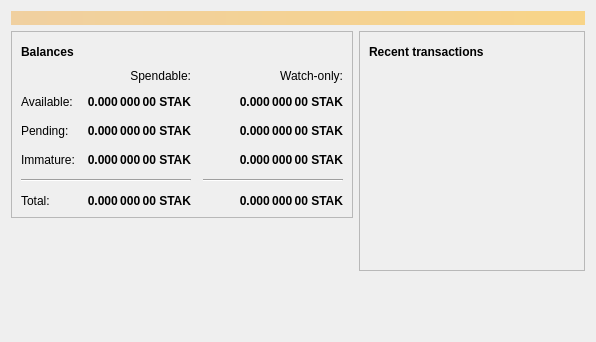
<?xml version="1.0" encoding="UTF-8"?>
<ui version="4.0">
 <class>OverviewPage</class>
 <widget class="QWidget" name="OverviewPage">
  <property name="geometry">
   <rect>
    <x>0</x>
    <y>0</y>
    <width>596</width>
    <height>342</height>
   </rect>
  </property>
  <property name="windowTitle">
   <string>Form</string>
  </property>
  <layout class="QVBoxLayout" name="topLayout">
   <item>
    <widget class="QLabel" name="labelAlerts">
     <property name="visible">
      <bool>false</bool>
     </property>
     <property name="styleSheet">
      <string notr="true">QLabel { background-color: qlineargradient(x1: 0, y1: 0, x2: 1, y2: 0, stop:0 #F0D0A0, stop:1 #F8D488); color:#000000; }</string>
     </property>
     <property name="wordWrap">
      <bool>true</bool>
     </property>
     <property name="margin">
      <number>3</number>
     </property>
     <property name="textInteractionFlags">
      <set>Qt::TextSelectableByMouse</set>
     </property>
    </widget>
   </item>
   <item>
    <layout class="QHBoxLayout" name="horizontalLayout" stretch="1,1">
     <item>
      <layout class="QVBoxLayout" name="verticalLayout_2">
       <item>
        <widget class="QFrame" name="frame">
         <property name="frameShape">
          <enum>QFrame::StyledPanel</enum>
         </property>
         <property name="frameShadow">
          <enum>QFrame::Raised</enum>
         </property>
         <layout class="QVBoxLayout" name="verticalLayout_4">
          <item>
           <layout class="QHBoxLayout" name="horizontalLayout_4">
            <item>
             <widget class="QLabel" name="label_5">
              <property name="font">
               <font>
                <weight>75</weight>
                <bold>true</bold>
               </font>
              </property>
              <property name="text">
               <string>Balances</string>
              </property>
             </widget>
            </item>
            <item>
             <widget class="QPushButton" name="labelWalletStatus">
              <property name="enabled">
               <bool>true</bool>
              </property>
              <property name="maximumSize">
               <size>
                <width>30</width>
                <height>16777215</height>
               </size>
              </property>
              <property name="toolTip">
               <string>The displayed information may be out of date. Your wallet automatically synchronizes with the Straks network after a connection is established, but this process has not completed yet.</string>
              </property>
              <property name="text">
               <string/>
              </property>
              <property name="icon">
               <iconset resource="../straks.qrc">
                <normaloff>:/icons/warning</normaloff>
                <disabledoff>:/icons/warning</disabledoff>:/icons/warning</iconset>
              </property>
              <property name="iconSize">
               <size>
                <width>24</width>
                <height>24</height>
               </size>
              </property>
              <property name="flat">
               <bool>true</bool>
              </property>
             </widget>
            </item>
            <item>
             <spacer name="horizontalSpacer_3">
              <property name="orientation">
               <enum>Qt::Horizontal</enum>
              </property>
              <property name="sizeHint" stdset="0">
               <size>
                <width>40</width>
                <height>20</height>
               </size>
              </property>
             </spacer>
            </item>
           </layout>
          </item>
          <item>
           <layout class="QGridLayout" name="gridLayout">
            <property name="spacing">
             <number>12</number>
            </property>
            <item row="2" column="2">
             <widget class="QLabel" name="labelWatchPending">
              <property name="font">
               <font>
                <weight>75</weight>
                <bold>true</bold>
               </font>
              </property>
              <property name="cursor">
               <cursorShape>IBeamCursor</cursorShape>
              </property>
              <property name="toolTip">
               <string>Unconfirmed transactions to watch-only addresses</string>
              </property>
              <property name="text">
               <string notr="true">0.000 000 00 STAK</string>
              </property>
              <property name="alignment">
               <set>Qt::AlignRight|Qt::AlignTrailing|Qt::AlignVCenter</set>
              </property>
              <property name="textInteractionFlags">
               <set>Qt::LinksAccessibleByMouse|Qt::TextSelectableByKeyboard|Qt::TextSelectableByMouse</set>
              </property>
             </widget>
            </item>
            <item row="2" column="1">
             <widget class="QLabel" name="labelUnconfirmed">
              <property name="font">
               <font>
                <weight>75</weight>
                <bold>true</bold>
               </font>
              </property>
              <property name="cursor">
               <cursorShape>IBeamCursor</cursorShape>
              </property>
              <property name="toolTip">
               <string>Total of transactions that have yet to be confirmed, and do not yet count toward the spendable balance</string>
              </property>
              <property name="text">
               <string notr="true">0.000 000 00 STAK</string>
              </property>
              <property name="alignment">
               <set>Qt::AlignRight|Qt::AlignTrailing|Qt::AlignVCenter</set>
              </property>
              <property name="textInteractionFlags">
               <set>Qt::LinksAccessibleByMouse|Qt::TextSelectableByKeyboard|Qt::TextSelectableByMouse</set>
              </property>
             </widget>
            </item>
            <item row="3" column="2">
             <widget class="QLabel" name="labelWatchImmature">
              <property name="font">
               <font>
                <weight>75</weight>
                <bold>true</bold>
               </font>
              </property>
              <property name="cursor">
               <cursorShape>IBeamCursor</cursorShape>
              </property>
              <property name="toolTip">
               <string>Mined balance in watch-only addresses that has not yet matured</string>
              </property>
              <property name="text">
               <string notr="true">0.000 000 00 STAK</string>
              </property>
              <property name="alignment">
               <set>Qt::AlignRight|Qt::AlignTrailing|Qt::AlignVCenter</set>
              </property>
              <property name="textInteractionFlags">
               <set>Qt::LinksAccessibleByMouse|Qt::TextSelectableByKeyboard|Qt::TextSelectableByMouse</set>
              </property>
             </widget>
            </item>
            <item row="4" column="0" colspan="2">
             <widget class="Line" name="line">
              <property name="orientation">
               <enum>Qt::Horizontal</enum>
              </property>
             </widget>
            </item>
            <item row="4" column="2">
             <widget class="Line" name="lineWatchBalance">
              <property name="sizePolicy">
               <sizepolicy hsizetype="Preferred" vsizetype="Fixed">
                <horstretch>0</horstretch>
                <verstretch>0</verstretch>
               </sizepolicy>
              </property>
              <property name="minimumSize">
               <size>
                <width>140</width>
                <height>0</height>
               </size>
              </property>
              <property name="orientation">
               <enum>Qt::Horizontal</enum>
              </property>
             </widget>
            </item>
            <item row="5" column="0">
             <widget class="QLabel" name="labelTotalText">
              <property name="text">
               <string>Total:</string>
              </property>
             </widget>
            </item>
            <item row="3" column="1">
             <widget class="QLabel" name="labelImmature">
              <property name="font">
               <font>
                <weight>75</weight>
                <bold>true</bold>
               </font>
              </property>
              <property name="cursor">
               <cursorShape>IBeamCursor</cursorShape>
              </property>
              <property name="toolTip">
               <string>Mined balance that has not yet matured</string>
              </property>
              <property name="text">
               <string notr="true">0.000 000 00 STAK</string>
              </property>
              <property name="alignment">
               <set>Qt::AlignRight|Qt::AlignTrailing|Qt::AlignVCenter</set>
              </property>
              <property name="textInteractionFlags">
               <set>Qt::LinksAccessibleByMouse|Qt::TextSelectableByKeyboard|Qt::TextSelectableByMouse</set>
              </property>
             </widget>
            </item>
            <item row="2" column="3">
             <spacer name="horizontalSpacer_2">
              <property name="orientation">
               <enum>Qt::Horizontal</enum>
              </property>
              <property name="sizeHint" stdset="0">
               <size>
                <width>40</width>
                <height>20</height>
               </size>
              </property>
             </spacer>
            </item>
            <item row="3" column="0">
             <widget class="QLabel" name="labelImmatureText">
              <property name="text">
               <string>Immature:</string>
              </property>
             </widget>
            </item>
            <item row="5" column="1">
             <widget class="QLabel" name="labelTotal">
              <property name="font">
               <font>
                <weight>75</weight>
                <bold>true</bold>
               </font>
              </property>
              <property name="cursor">
               <cursorShape>IBeamCursor</cursorShape>
              </property>
              <property name="toolTip">
               <string>Your current total balance</string>
              </property>
              <property name="text">
               <string notr="true">0.000 000 00 STAK</string>
              </property>
              <property name="alignment">
               <set>Qt::AlignRight|Qt::AlignTrailing|Qt::AlignVCenter</set>
              </property>
              <property name="textInteractionFlags">
               <set>Qt::LinksAccessibleByMouse|Qt::TextSelectableByKeyboard|Qt::TextSelectableByMouse</set>
              </property>
             </widget>
            </item>
            <item row="5" column="2">
             <widget class="QLabel" name="labelWatchTotal">
              <property name="font">
               <font>
                <weight>75</weight>
                <bold>true</bold>
               </font>
              </property>
              <property name="cursor">
               <cursorShape>IBeamCursor</cursorShape>
              </property>
              <property name="toolTip">
               <string>Current total balance in watch-only addresses</string>
              </property>
              <property name="text">
               <string notr="true">0.000 000 00 STAK</string>
              </property>
              <property name="alignment">
               <set>Qt::AlignRight|Qt::AlignTrailing|Qt::AlignVCenter</set>
              </property>
              <property name="textInteractionFlags">
               <set>Qt::LinksAccessibleByMouse|Qt::TextSelectableByKeyboard|Qt::TextSelectableByMouse</set>
              </property>
             </widget>
            </item>
            <item row="0" column="2">
             <widget class="QLabel" name="labelWatchonly">
              <property name="text">
               <string>Watch-only:</string>
              </property>
              <property name="alignment">
               <set>Qt::AlignRight|Qt::AlignTrailing|Qt::AlignVCenter</set>
              </property>
             </widget>
            </item>
            <item row="1" column="0">
             <widget class="QLabel" name="labelBalanceText">
              <property name="text">
               <string>Available:</string>
              </property>
             </widget>
            </item>
            <item row="1" column="1">
             <widget class="QLabel" name="labelBalance">
              <property name="font">
               <font>
                <weight>75</weight>
                <bold>true</bold>
               </font>
              </property>
              <property name="cursor">
               <cursorShape>IBeamCursor</cursorShape>
              </property>
              <property name="toolTip">
               <string>Your current spendable balance</string>
              </property>
              <property name="text">
               <string notr="true">0.000 000 00 STAK</string>
              </property>
              <property name="alignment">
               <set>Qt::AlignRight|Qt::AlignTrailing|Qt::AlignVCenter</set>
              </property>
              <property name="textInteractionFlags">
               <set>Qt::LinksAccessibleByMouse|Qt::TextSelectableByKeyboard|Qt::TextSelectableByMouse</set>
              </property>
             </widget>
            </item>
            <item row="1" column="2">
             <widget class="QLabel" name="labelWatchAvailable">
              <property name="font">
               <font>
                <weight>75</weight>
                <bold>true</bold>
               </font>
              </property>
              <property name="cursor">
               <cursorShape>IBeamCursor</cursorShape>
              </property>
              <property name="toolTip">
               <string>Your current balance in watch-only addresses</string>
              </property>
              <property name="text">
               <string notr="true">0.000 000 00 STAK</string>
              </property>
              <property name="alignment">
               <set>Qt::AlignRight|Qt::AlignTrailing|Qt::AlignVCenter</set>
              </property>
              <property name="textInteractionFlags">
               <set>Qt::LinksAccessibleByMouse|Qt::TextSelectableByKeyboard|Qt::TextSelectableByMouse</set>
              </property>
             </widget>
            </item>
            <item row="2" column="0">
             <widget class="QLabel" name="labelPendingText">
              <property name="text">
               <string>Pending:</string>
              </property>
             </widget>
            </item>
            <item row="0" column="1">
             <widget class="QLabel" name="labelSpendable">
              <property name="text">
               <string>Spendable:</string>
              </property>
              <property name="alignment">
               <set>Qt::AlignRight|Qt::AlignTrailing|Qt::AlignVCenter</set>
              </property>
             </widget>
            </item>
           </layout>
          </item>
         </layout>
        </widget>
       </item>
       <item>
        <spacer name="verticalSpacer">
         <property name="orientation">
          <enum>Qt::Vertical</enum>
         </property>
         <property name="sizeHint" stdset="0">
          <size>
           <width>20</width>
           <height>40</height>
          </size>
         </property>
        </spacer>
       </item>
      </layout>
     </item>
     <item>
      <layout class="QVBoxLayout" name="verticalLayout_3">
       <item>
        <widget class="QFrame" name="frame_2">
         <property name="frameShape">
          <enum>QFrame::StyledPanel</enum>
         </property>
         <property name="frameShadow">
          <enum>QFrame::Raised</enum>
         </property>
         <layout class="QVBoxLayout" name="verticalLayout">
          <item>
           <layout class="QHBoxLayout" name="horizontalLayout_2">
            <item>
             <widget class="QLabel" name="label_4">
              <property name="font">
               <font>
                <weight>75</weight>
                <bold>true</bold>
               </font>
              </property>
              <property name="text">
               <string>Recent transactions</string>
              </property>
             </widget>
            </item>
            <item>
             <widget class="QPushButton" name="labelTransactionsStatus">
              <property name="enabled">
               <bool>true</bool>
              </property>
              <property name="maximumSize">
               <size>
                <width>30</width>
                <height>16777215</height>
               </size>
              </property>
              <property name="toolTip">
               <string>The displayed information may be out of date. Your wallet automatically synchronizes with the Straks network after a connection is established, but this process has not completed yet.</string>
              </property>
              <property name="text">
               <string/>
              </property>
              <property name="icon">
               <iconset resource="../straks.qrc">
                <normaloff>:/icons/warning</normaloff>
                <disabledoff>:/icons/warning</disabledoff>:/icons/warning</iconset>
              </property>
              <property name="iconSize">
               <size>
                <width>24</width>
                <height>24</height>
               </size>
              </property>
              <property name="flat">
               <bool>true</bool>
              </property>
             </widget>
            </item>
            <item>
             <spacer name="horizontalSpacer">
              <property name="orientation">
               <enum>Qt::Horizontal</enum>
              </property>
              <property name="sizeHint" stdset="0">
               <size>
                <width>40</width>
                <height>20</height>
               </size>
              </property>
             </spacer>
            </item>
           </layout>
          </item>
          <item>
           <widget class="QListView" name="listTransactions">
            <property name="styleSheet">
             <string notr="true">QListView { background: transparent; }</string>
            </property>
            <property name="frameShape">
             <enum>QFrame::NoFrame</enum>
            </property>
            <property name="verticalScrollBarPolicy">
             <enum>Qt::ScrollBarAlwaysOff</enum>
            </property>
            <property name="horizontalScrollBarPolicy">
             <enum>Qt::ScrollBarAlwaysOff</enum>
            </property>
            <property name="selectionMode">
             <enum>QAbstractItemView::NoSelection</enum>
            </property>
           </widget>
          </item>
         </layout>
        </widget>
       </item>
       <item>
        <spacer name="verticalSpacer_2">
         <property name="orientation">
          <enum>Qt::Vertical</enum>
         </property>
         <property name="sizeHint" stdset="0">
          <size>
           <width>20</width>
           <height>40</height>
          </size>
         </property>
        </spacer>
       </item>
      </layout>
     </item>
    </layout>
   </item>
  </layout>
 </widget>
 <resources/>
 <connections/>
</ui>
